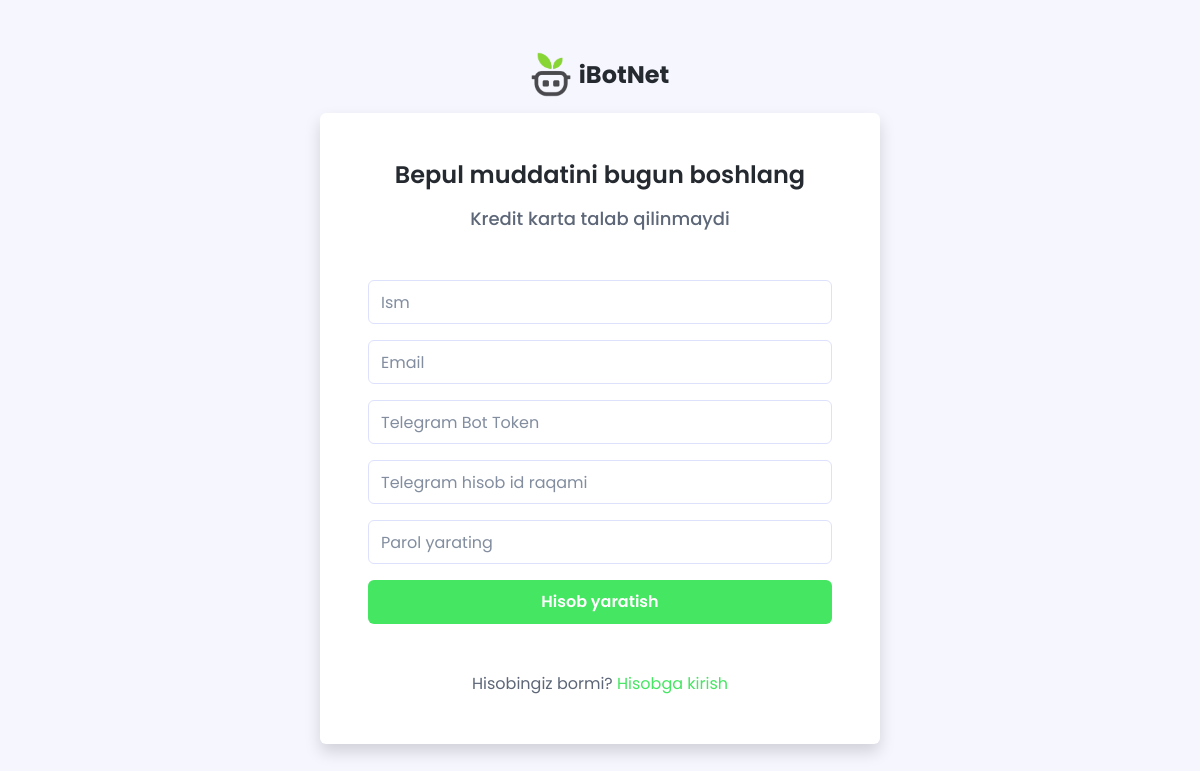
The app's page /reg/ with its own data.
### ApiApp/models.py (models this page shows, shortened)
class Info(models.Model):
    logo = models.FileField(upload_to='files')
    name = models.CharField(max_length=255)
    slide_title = models.CharField(max_length=255)
    slide_text = models.CharField(max_length=255)
    slide_image = models.FileField(upload_to='files')
    abilitys = models.ManyToManyField(Ability)
    start_step = models.ManyToManyField(StartStep)

### ApiApp/views.py (the view, shortened to what this page needs)
def Reg_Page(request):
    if request.user.is_authenticated:
        return redirect('home')
    DATA = {
        "info":Info.objects.last(),
    }
    return render(request,"signup.html",DATA)

### templates/signup.html (shortened to what this page needs)
{% load static %}
<!DOCTYPE html>
<html lang="en">
	<head>
		<link id="theme-style" rel="stylesheet" href="{% static 'assets/css/theme.css' %}">
	</head>
	<body class="p-0 theme-bg-light">
		<section class="auth-section login-section text-center py-5">
			<div class="container">
				<div class="site-logo mb-3"><a class="navbar-brand" href="{% url 'home' %}"><img class="logo-icon me-2"
							width="40px" src="{{info.logo.url}}" alt="logo"><span class="logo-text">{{info.name}}</span></a></div>
				<div class="auth-wrapper mx-auto shadow p-5 rounded">
					<h2 class="auth-heading text-center mb-3">Bepul muddatini bugun boshlang</h2>
					<div class="auth-heading-desc mb-5">Kredit karta talab qilinmaydi</div>
					<div class="auth-form-container text-start mx-auto">
						<form class="auth-form auth-signup-form" method="post" action="">
							<div class="email mb-3">
								<input id="signup-email" name="username" type="text" class="form-control signup-email"
									placeholder="Ism" required="required">
							</div>
							<div class="email mb-3">
								<input id="signup-email" name="email" type="email" class="form-control signup-email"
									placeholder="Email" required="required">
							</div>
							<div class="email mb-3">
								<input id="signup-email" name="bot_token" type="text" class="form-control signup-email"
									placeholder="Telegram Bot Token" required="required">
							</div>
							<div class="email mb-3">
								<input id="signup-email" name="admin" type="text" class="form-control signup-email"
									placeholder="Telegram hisob id raqami" required="required">
							</div>
							<div class="password mb-3">
								<input id="signup-password" name="password" type="password"
									class="form-control signup-password" placeholder="Parol yarating"
									required="required">
							</div>
							<div class="text-center">
								<button type="submit" class="btn btn-primary w-100 theme-btn mx-auto">Hisob
									yaratish</button>
							</div>
						</form>
						<div class="auth-option text-center pt-5">Hisobingiz bormi? <a class="text-link"
								href="{% url 'login' %}">Hisobga kirish</a></div>
					</div>
				</div>
			</div>
		</section>
	</body>
</html>

### records on screen
Info: logo (picture), name "iBotNet"
